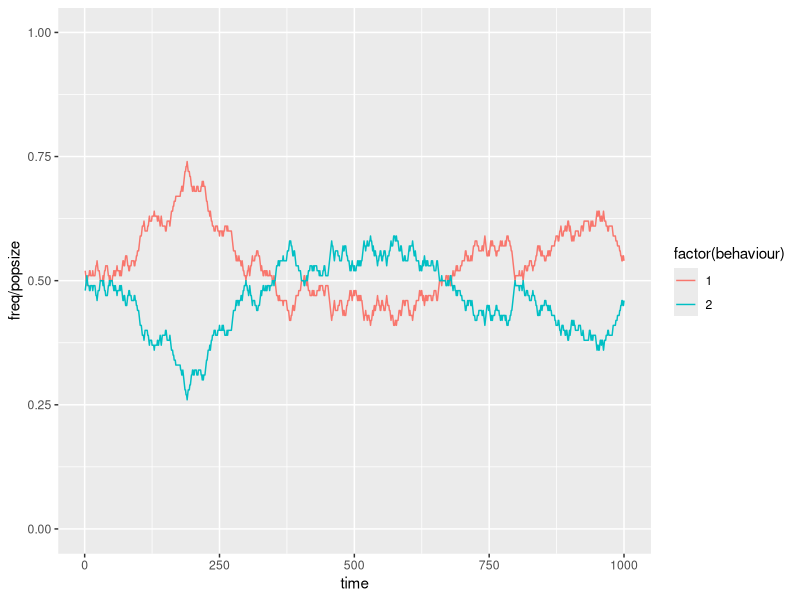
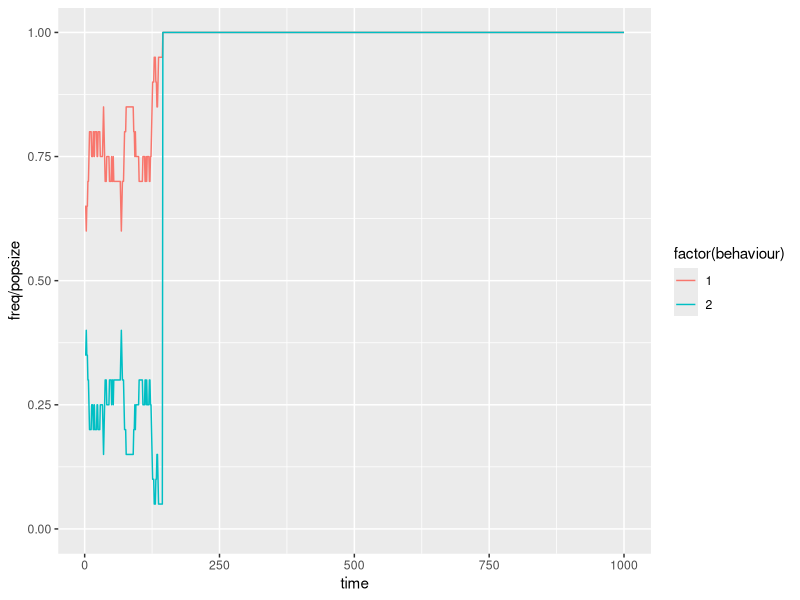
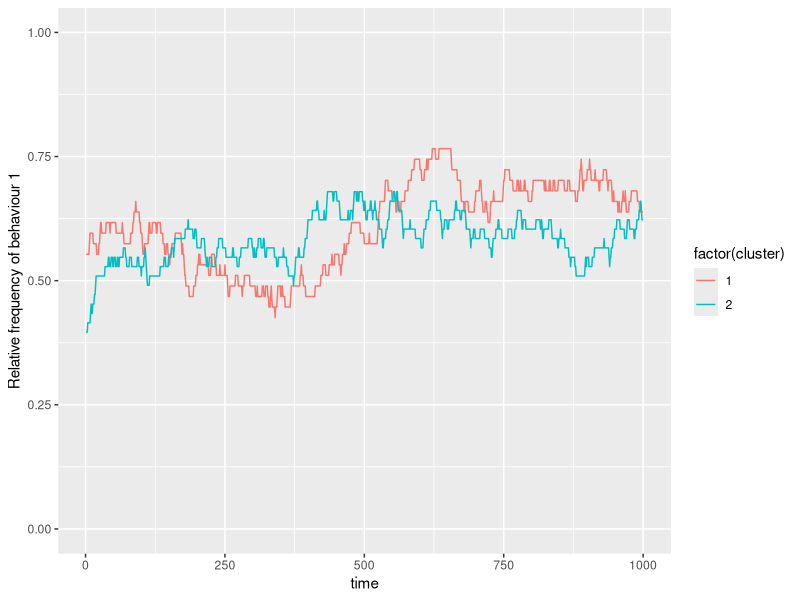
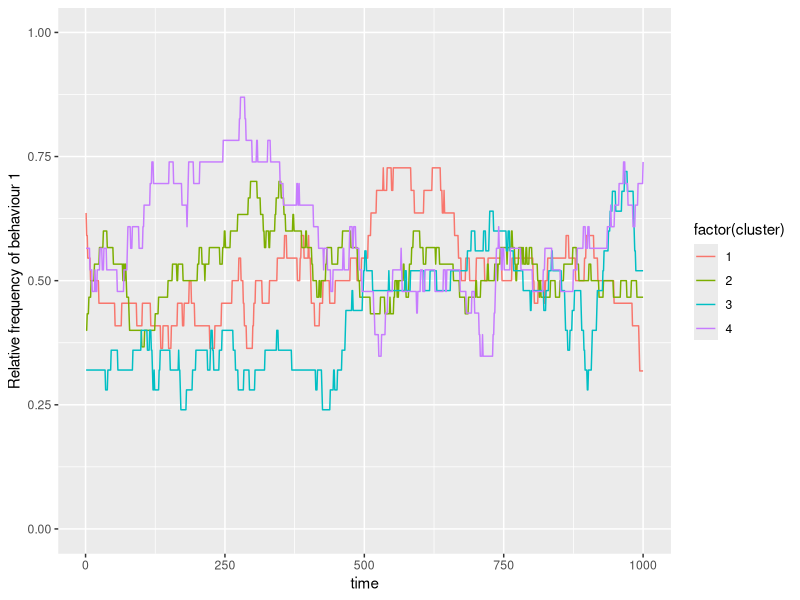
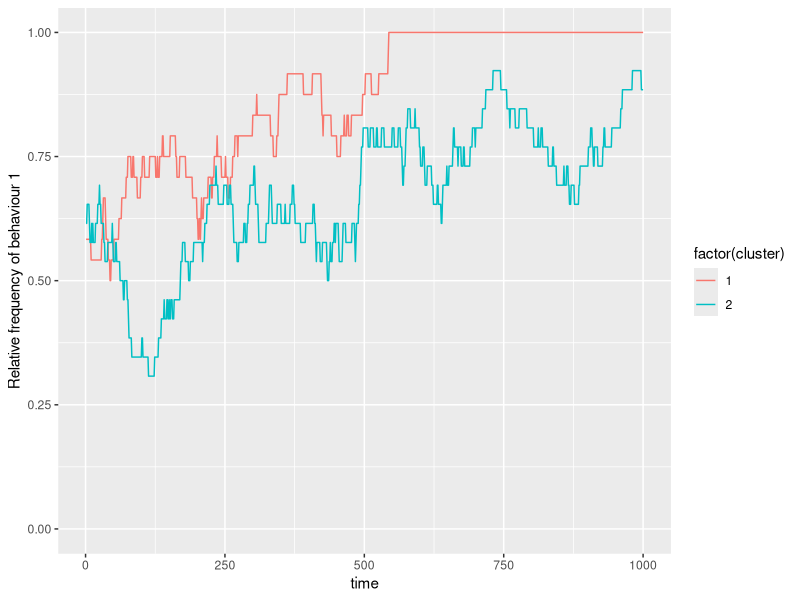
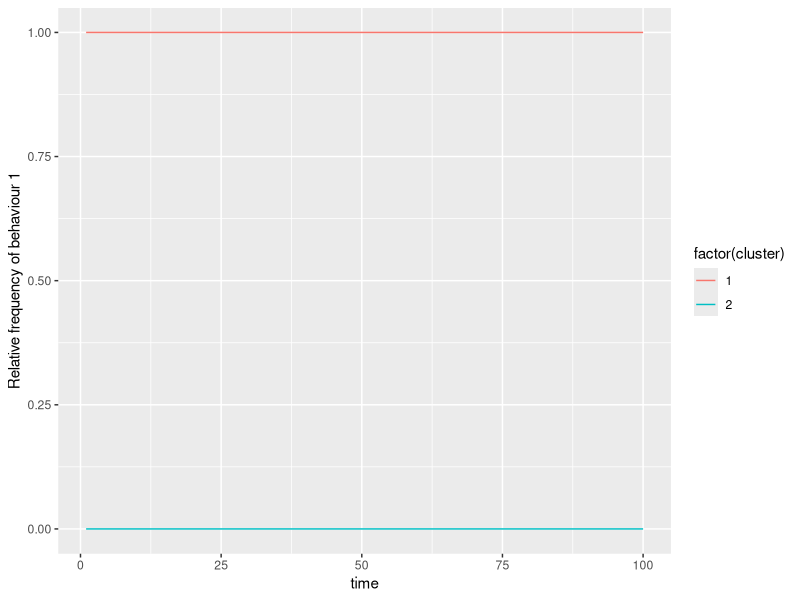
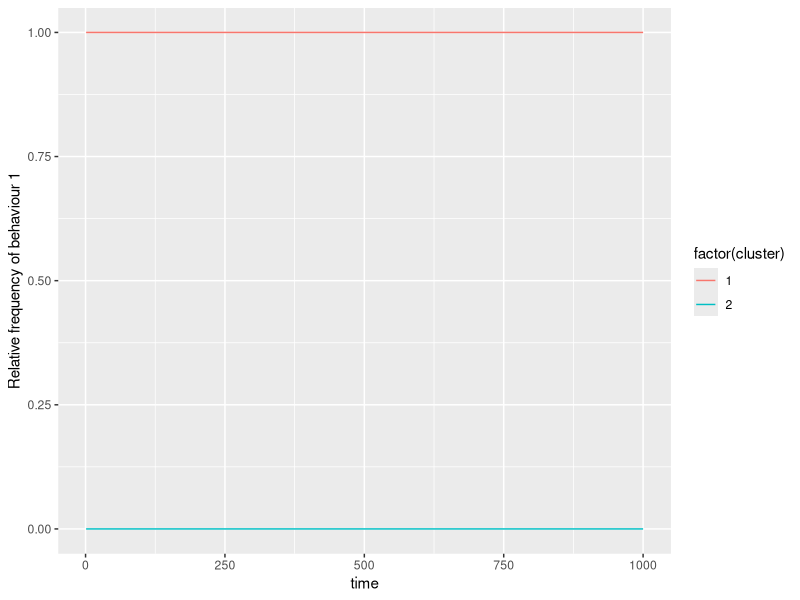
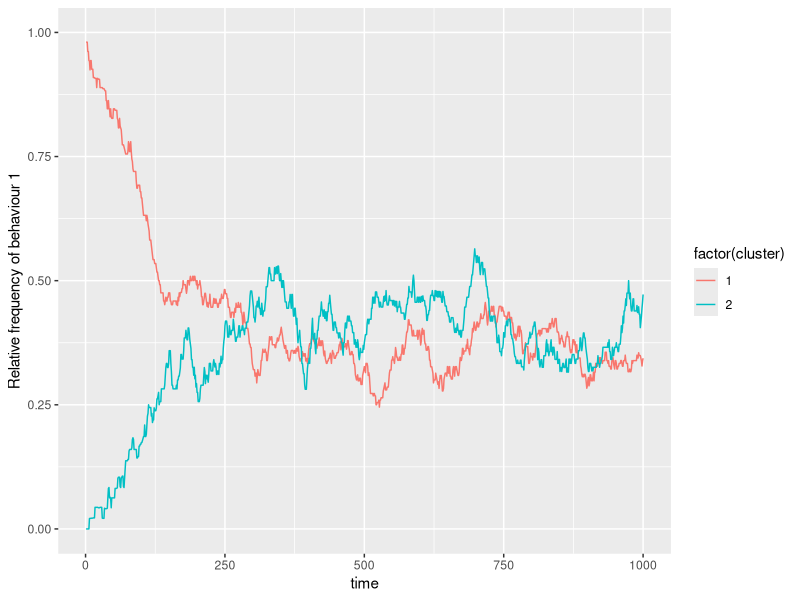

Source code (R) for these figures, in order: (Note: this script raises an error after producing the figures.)
## ---- chunk 1
npop <- 1
popsize <- 100
nbehaviour <- 2

traits <- sample(x=nbehaviour, size=popsize, replace=TRUE)
table(traits)
## ---- chunk 2
ntimesteps <- 1000
rectraits <- matrix(NA, nrow=ntimesteps, ncol=nbehaviour)

for(timestep in 1:ntimesteps){
  # choose a random observer and a random individual to observe 
  observer_model <- sample(x=popsize, size=2, replace=F)
  # let observer acquire trait from model
  traits[ observer_model[1] ] <- traits[ observer_model[2] ]
  rectraits[timestep,] <- as.numeric(table(traits))
}
## ---- chunk 3
library(ggplot2)
library(reshape2)
rectraits_d <- melt(rectraits)
colnames(rectraits_d) <- c("time", "behaviour","freq")

ggplot(rectraits_d) + geom_line(aes(x=time, y=freq/popsize, col=factor(behaviour))) + scale_y_continuous(limits=c(0,1))
## ---- chunk 4
popsize <- 20
nbehaviour <- 2
ntimesteps <- 1000

migrationModel <- function(POPSIZE, NBEHAVIOUR, NTIMESTEPS){
  traits <- sample(x=NBEHAVIOUR, size=POPSIZE, replace=TRUE)
  rectraits <- matrix(NA, nrow=NTIMESTEPS, ncol=NBEHAVIOUR)
  
  for(timestep in 1:NTIMESTEPS){
    # choose a random observer and a random individual to observe 
    observer_model <- sample(x=POPSIZE, size=2, replace=F)
    # let observer acquire trait from model
    traits[ observer_model[1] ] <- traits[ observer_model[2] ]
    rectraits[timestep,] <- as.numeric(table(traits))
  }
  return(rectraits)
}

res <- migrationModel(POPSIZE=popsize, NBEHAVIOUR=nbehaviour, NTIMESTEPS=ntimesteps)
rectraits_d <- melt(res)
colnames(rectraits_d) <- c("time", "behaviour","freq")
ggplot(rectraits_d) + geom_line(aes(x=time, y=freq/popsize, col=factor(behaviour))) + scale_y_continuous(limits=c(0,1))
## ---- chunk 5
npop <- 2
popsize <- 100
nbehaviour <- 2
ntimesteps <- 1000

migrationModel <- function(NPOP, POPSIZE, NBEHAVIOUR, NTIMESTEPS){
  traits <- sample(x=NBEHAVIOUR, size=POPSIZE, replace=TRUE)
  cluster <- sample(x=NPOP, size=POPSIZE, replace=TRUE)
  rectraits <- matrix(NA, nrow=NTIMESTEPS, ncol=NPOP)
  
  for(timestep in 1:NTIMESTEPS){
    # choose a random observer and a random individual to observe 
    observer_model <- sample(x=POPSIZE, size=2, replace=F)
    # let observer acquire trait from model
    traits[ observer_model[1] ] <- traits[ observer_model[2] ]
    rectraits[timestep,] <- c(sum( traits[cluster==1]==1 ) / sum(cluster==1),
                              sum( traits[cluster==2]==1 ) / sum(cluster==2))
  }
  return(rectraits)
}

res <- migrationModel(NPOP=npop, POPSIZE=popsize, NBEHAVIOUR=nbehaviour, NTIMESTEPS=ntimesteps)
rectraits_d <- melt(res)
colnames(rectraits_d) <- c("time", "cluster","freq")
ggplot(rectraits_d) + geom_line(aes(x=time, y=freq, col=factor(cluster))) + scale_y_continuous(limits=c(0,1)) + ylab("Relative frequency of behaviour 1")
## ---- chunk 6
npop <- 4
popsize <- 100
nbehaviour <- 2
ntimesteps <- 1000

migrationModel <- function(NPOP, POPSIZE, NBEHAVIOUR, NTIMESTEPS){
  traits <- sample(x=NBEHAVIOUR, size=POPSIZE, replace=TRUE)
  cluster <- sample(x=NPOP, size=POPSIZE, replace=TRUE)
  rectraits <- matrix(NA, nrow=NTIMESTEPS, ncol=NPOP)
  
  for(timestep in 1:NTIMESTEPS){
    # choose a random observer and a random individual to observe 
    observer_model <- sample(x=POPSIZE, size=2, replace=F)
    # let observer acquire trait from model
    traits[ observer_model[1] ] <- traits[ observer_model[2] ]
    rectraits[timestep,] <- unlist(lapply(1:NPOP, function(x) sum( traits[cluster==x]==1 ) / sum(cluster==x)))
  }
  return(rectraits)
}

res <- migrationModel(NPOP=npop, POPSIZE=popsize, NBEHAVIOUR=nbehaviour, NTIMESTEPS=ntimesteps)
rectraits_d <- melt(res)
colnames(rectraits_d) <- c("time", "cluster","freq")
ggplot(rectraits_d) + geom_line(aes(x=time, y=freq, col=factor(cluster))) + scale_y_continuous(limits=c(0,1)) + ylab("Relative frequency of behaviour 1")
## ---- chunk 7
npop <- 2
popsize <- 50
nbehaviour <- 2
ntimesteps <- 1000

migrationModel <- function(NPOP, POPSIZE, NBEHAVIOUR, NTIMESTEPS){
  traits <- sample(x=NBEHAVIOUR, size=POPSIZE, replace=TRUE)
  cluster <- sample(x=NPOP, size=POPSIZE, replace=TRUE)
  rectraits <- matrix(NA, nrow=NTIMESTEPS, ncol=NPOP)
  
  for(timestep in 1:NTIMESTEPS){
    # choose a random cluster
    clusterid <- sample(npop, 1)
    # if there are at least two individuals in this cluster
    if(sum(cluster==clusterid)>1){
      # choose a random observer and a random individual to observe within the same cluster 
      observer_model <- sample(x=POPSIZE, size=2, replace=F, prob=(cluster==clusterid)*1)
      # let observer acquire trait from model
      traits[ observer_model[1] ] <- traits[ observer_model[2] ]
    }
    rectraits[timestep,] <- unlist(lapply(1:npop, function(x) sum( traits[cluster==x]==1 ) / sum(cluster==x)))
  }
  return(rectraits)
}

res <- migrationModel(NPOP=npop, POPSIZE=popsize, NBEHAVIOUR=nbehaviour, NTIMESTEPS=ntimesteps)
rectraits_d <- melt(res)
colnames(rectraits_d) <- c("time", "cluster","freq")
ggplot(rectraits_d) + geom_line(aes(x=time, y=freq, col=factor(cluster))) + scale_y_continuous(limits=c(0,1)) + ylab("Relative frequency of behaviour 1")
## ---- chunk 8
migrationModel <- function(NPOP, POPSIZE, NBEHAVIOUR, NTIMESTEPS){
  traits <- rep(1:NBEHAVIOUR, each=POPSIZE/NPOP)
  cluster <- rep(1:NPOP, each=POPSIZE/NPOP)
  rectraits <- matrix(NA, nrow=NTIMESTEPS, ncol=NPOP)
  
  for(timestep in 1:NTIMESTEPS){
    # choose a random cluster
    clusterid <- sample(npop, 1)
    # if there are at least two individuals in this cluster
    if(sum(cluster==clusterid)>1){
      # choose a random observer and a random individual to observe within the same cluster 
      observer_model <- sample(x=POPSIZE, size=2, replace=F, prob=(cluster==clusterid)*1)
      # let observer acquire trait from model
      traits[ observer_model[1] ] <- traits[ observer_model[2] ]
    }
    rectraits[timestep,] <- unlist(lapply(1:npop, function(x) sum( traits[cluster==x]==1 ) / sum(cluster==x)))
  }
  return(rectraits)
}

res <- migrationModel(NPOP=2, POPSIZE=50, NBEHAVIOUR=2, NTIMESTEPS=100)
rectraits_d <- melt(res)
colnames(rectraits_d) <- c("time", "cluster","freq")
ggplot(rectraits_d) + geom_line(aes(x=time, y=freq, col=factor(cluster))) + scale_y_continuous(limits=c(0,1)) + ylab("Relative frequency of behaviour 1")
## ---- chunk 9
migrationModel <- function(NPOP, POPSIZE, NBEHAVIOUR, NTIMESTEPS, MIGRATION){
  # traits <- sample(x=NBEHAVIOUR, size=POPSIZE, replace=TRUE)
  # cluster <- sample(x=NPOP, size=POPSIZE, replace=TRUE)
  traits <- rep(1:NBEHAVIOUR, each=POPSIZE/NPOP)
  cluster <- rep(1:NPOP, each=POPSIZE/NPOP)
  rectraits <- matrix(NA, nrow=NTIMESTEPS, ncol=NPOP)
  for(timestep in 1:NTIMESTEPS){
    # choose a random cluster
    clusterid <- sample(npop, 1)
    # if there are at least two individuals in this cluster
    if(sum(cluster==clusterid)>1){
      # choose a random observer and a random individual to observe within the same cluster 
      observer_model <- sample(x=POPSIZE, size=2, replace=F, prob=(cluster==clusterid)*1)
      # let observer acquire trait from model
      traits[ observer_model[1] ] <- traits[ observer_model[2] ]
    }
    # migrate
    if(runif(1,0,1) <= MIGRATION){
      cluster[ observer_model[1] ] <- sample(npop, 1)
    }
    rectraits[timestep,] <- unlist(lapply(1:npop, function(x) sum( traits[cluster==x]==1 ) / sum(cluster==x)))
  }
  
  rectraits_d <- melt(rectraits)
  colnames(rectraits_d) <- c("time", "cluster","freq")
  return(rectraits_d)
}
## ---- chunk 10
res <- migrationModel(NPOP=2, POPSIZE=50, NBEHAVIOUR=2, NTIMESTEPS=1000, MIGRATION=0)
ggplot(res) + geom_line(aes(x=time, y=freq, col=factor(cluster))) + scale_y_continuous(limits=c(0,1)) + ylab("Relative frequency of behaviour 1")
## ---- chunk 11
res <- migrationModel(NPOP=2, POPSIZE=100, NBEHAVIOUR=2, NTIMESTEPS=1000, MIGRATION=1)
ggplot(res) + geom_line(aes(x=time, y=freq, col=factor(cluster))) + scale_y_continuous(limits=c(0,1)) + ylab("Relative frequency of behaviour 1")
## ---- chunk 12
res <- migrationModel(NPOP=2, POPSIZE=100, NBEHAVIOUR=2, NTIMESTEPS=1000, MIGRATION=0.01)
ggplot(res) + geom_line(aes(x=time, y=freq, col=factor(cluster))) + scale_y_continuous(limits=c(0,1)) + ylab("Relative frequency of behaviour 1")
## ---- chunk 13
# Kisses on cheek (binary, yes, no) / Hand shake
subpops <- 2 # subpopulations
startSize <- 10 # in each subpopulation
behaviour <- 2 # binary behaviour 

# set up populations
# data.frame where columns are subpopulations and rows are number of carriers of that trait in the population
population <- matrix(0, ncol=subpops, nrow=behaviour)
# randomly assign subpopulations to one of the traits
population[ cbind(sample(1:behaviour, size=subpops, replace=T), 1:subpops) ] <- startSize
population
## ---- chunk 14
mySample <- function(x, size, replace, prob=NULL){
  if(length(x)==1){
    return(rep(x, size))
  } else {
    return(sample(x=x, size=size, replace=replace, prob=prob))
  }
}
## ---- chunk 15
subpops <- 3 # subpopulations
startSize <- 10 # in each subpopulation
behaviour <- 2 # binary behaviour
migrationProb <- 0.1

# set up populations
population <- matrix(0, ncol=subpops, nrow=behaviour)
# randomly assign subpopulations to one of the traits
population[ cbind(sample(1:behaviour, size=subpops, replace=T), 1:subpops) ] <- startSize

## set up data recording

## LOOP over all behaviours and all subpopulations
for(s in 1:subpops){
  for(b in 1:behaviour){
    # how many individuals migrate from this population?
    migrate <- sum(runif(n=population[b,s], min=0, max=1) <= migrationProb)
    # if any migrate, move them to new subgroup
    if(migrate>0){
      whereTo <- mySample(x=(1:subpops)[-s], size=migrate, replace=T)
      whereToCount <- table(whereTo)
      # remove individuals from their previous subgroup
      population[b,s] <- population[b,s] - sum(whereToCount)
      # add individuals to other subgroups with the respective behaviour
      population[b,as.numeric(names(whereToCount))] <- population[b,as.numeric(names(whereToCount))] + whereToCount
    }
  }
};population; sum(population)
## ---- chunk 16
subpops <- 3 # subpopulations
startSize <- 10 # in each subpopulation
behaviour <- 2 # binary behaviour
migrationProb <- 0

# set up populations
population <- matrix(10, ncol=subpops, nrow=behaviour)

for(s in 1:subpops){ # permutate by using sample function
  for(b in 1:behaviour){ # permutate by using sample function
    n <- population[b,s]
    ### LEARNING
    # Small chance to flip to any other behaviour (innovation)
    innovate <- sum(runif(n=n) < 0.01)
    if(innovate>0){
      whichBehaviour <- mySample(x=(1:behaviour)[-b], size=innovate, replace=T)
      whichBehaviourCount <- table(whichBehaviour)
      # remove individuals from their previous behaviour
      population[b,s] <- population[b,s] - sum(whichBehaviourCount)
      # add individuals to new behaviour
      population[as.numeric(names(whichBehaviourCount)), s] <- population[as.numeric(names(whichBehaviourCount)), s] + whichBehaviourCount
    }
    
    
    ### MIGRATION
    # how many individuals migrate from this population?
    migrate <- sum(runif(n=population[b,s], min=0, max=1) <= migrationProb)
    # if any migrate, move them to new subgroup
    if(migrate>0){
      whereTo <- mySample(x=(1:subpops)[-s], size=migrate, replace=T)
      whereToCount <- table(whereTo)
      # remove individuals from their previous subgroup
      population[b,s] <- population[b,s] - sum(whereToCount)
      # add individuals to other subgroups with the respective behaviour
      population[b,as.numeric(names(whereToCount))] <- population[b,as.numeric(names(whereToCount))] + whereToCount
    }
    
  }
};population; sum(population)

## ---- chunk 17

subpops <- 4 # subpopulations
startSize <- 100 # in each subpopulation
behaviour <- 2 # binary behaviour
migrationProb <- 0.1
copyFromN <- 1 # number of individuals to copy from (test 0, 1, 3, 50)

# set up populations
population <- matrix(0, ncol=subpops, nrow=behaviour)
# randomly assign subpopulations to one of the traits
population[ cbind(sample(1:behaviour, size=subpops, replace=T), 1:subpops) ] <- startSize

## set up data recording

for(s in 1:subpops){ # randomise by using sample function
  for(b in 1:behaviour){ # randomise by using sample function
    n <- population[b,s]
    browser()
    ### LEARNING
    # Small chance to flip to any other behaviour (individual learning)
      innovate <- sum(runif(n=n) < 0.005)
      if(innovate>0){
        whichBehaviour <- mySample(x=(1:behaviour)[-b], size=innovate, replace=T)
        whichBehaviourCount <- table(whichBehaviour)
        # remove individuals from their previous behaviour
        population[b,s] <- population[b,s] - sum(whichBehaviourCount)
        # add individuals to new behaviour
        population[as.numeric(names(whichBehaviourCount)), s] <- population[as.numeric(names(whichBehaviourCount)), s] + whichBehaviourCount
      }
    
    n <- n-innovate
    # Change behaviour based on that of others (social learning)
      copy <- sum(runif(n=population[b,s]) < (1 - conservative))
      # IFF there is any individual ready to copy AND there is at least one other individual with a different behaviour
        if( copy>0 & (sum(population[,s][-b])>0) ){
        whichBehaviour2 <- mySample( x=(1:behaviour)[-b], size=copy, replace=T, prob=(population[,s]/sum(population[,s]))[-b] )
        whichBehaviourCount2 <- table(whichBehaviour2)
        # remove individuals from their previous behaviour
        population[b,s] <- population[b,s] - sum(whichBehaviourCount2)
        # add individuals to new behaviour
        population[as.numeric(names(whichBehaviourCount2)), s] <- population[as.numeric(names(whichBehaviourCount2)), s] + whichBehaviourCount2
      }
    
    
    ### MIGRATION
    # how many individuals migrate from this population?
    migrate <- sum(runif(n=population[b,s], min=0, max=1) <= migrationProb)
    # if any migrate, move them to new subgroup
    if(migrate>0){
      whereTo <- mySample(x=(1:subpops)[-s], size=migrate, replace=T)
      whereToCount <- table(whereTo)
      # remove individuals from their previous subgroup
      population[b,s] <- population[b,s] - sum(whereToCount)
      # add individuals to other subgroups with the respective behaviour
      population[b,as.numeric(names(whereToCount))] <- population[b,as.numeric(names(whereToCount))] + whereToCount
    }
    
  }
};population; sum(population)
